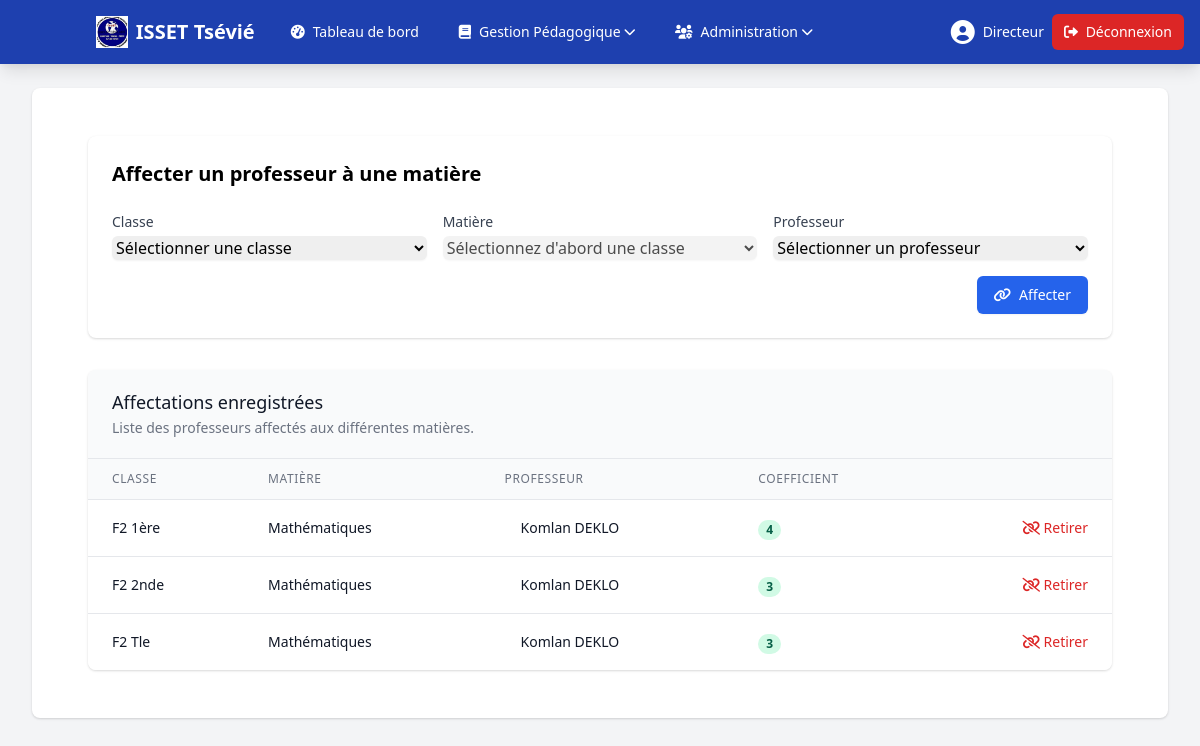
Page /directeur/affectations.php (signed in) on the earlier database version.
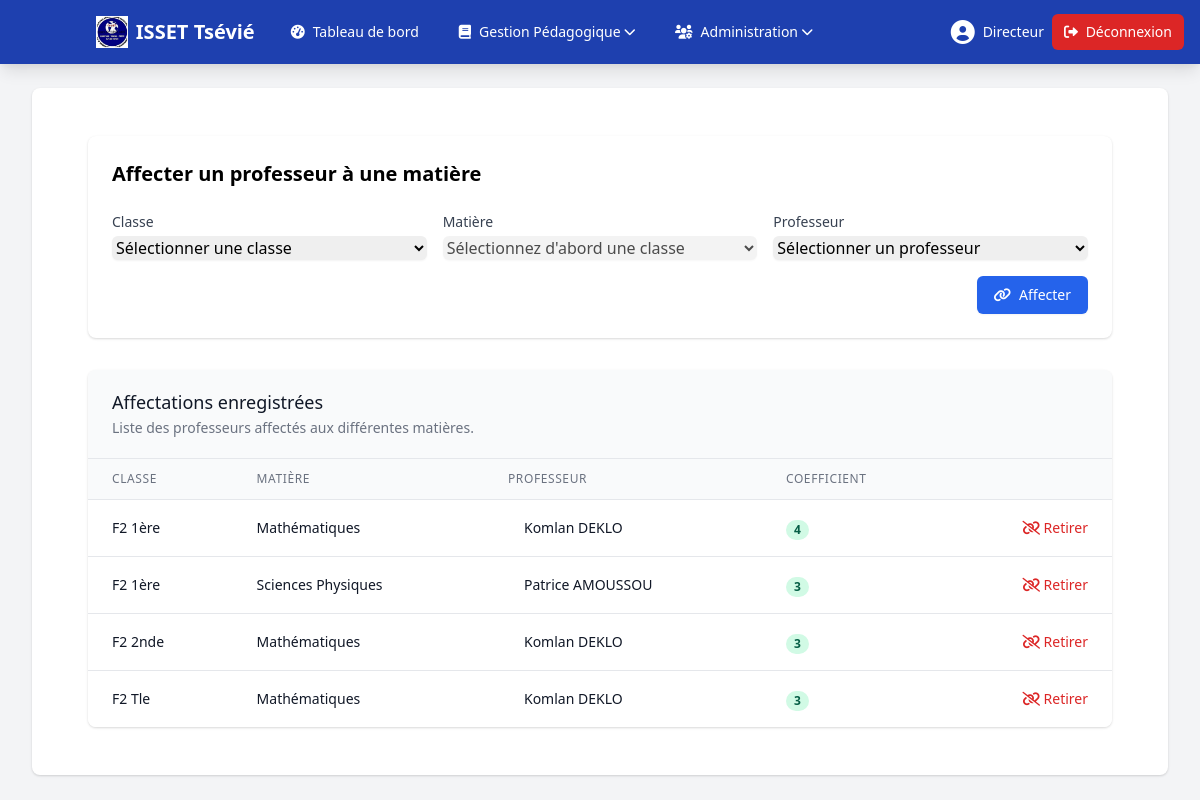
Same page on the later database version.
### tables this page shows
CREATE TABLE IF NOT EXISTS `enseignements` (
  `id` int NOT NULL AUTO_INCREMENT,
  `professeur_id` int DEFAULT NULL,
  `matiere_id` int NOT NULL,
  `created_at` timestamp NULL DEFAULT CURRENT_TIMESTAMP,
  `updated_at` timestamp NULL DEFAULT CURRENT_TIMESTAMP ON UPDATE CURRENT_TIMESTAMP,
  PRIMARY KEY (`id`),
  UNIQUE KEY `unique_affectation` (`professeur_id`,`matiere_id`),
  KEY `fk_enseignements_matiere` (`matiere_id`)
);

CREATE TABLE IF NOT EXISTS `classes` (
  `id` int NOT NULL AUTO_INCREMENT,
  `nom` varchar(50) DEFAULT NULL,
  `niveau` varchar(50) DEFAULT NULL,
  PRIMARY KEY (`id`)
);

CREATE TABLE IF NOT EXISTS `matieres` (
  `id` int NOT NULL AUTO_INCREMENT,
  `nom` varchar(100) DEFAULT NULL,
  `classe_id` int NOT NULL,
  `coefficient` int NOT NULL DEFAULT '1',
  PRIMARY KEY (`id`),
  KEY `classe_id` (`classe_id`)
);

CREATE TABLE IF NOT EXISTS `utilisateurs` (
  `id` int NOT NULL AUTO_INCREMENT,
  `nom` varchar(100) DEFAULT NULL,
  `prenom` varchar(100) DEFAULT NULL,
  `email` varchar(150) DEFAULT NULL,
  `username` varchar(50) DEFAULT NULL,
  `password` varchar(255) DEFAULT NULL,
  `role` enum('directeur','secretaire','professeur') DEFAULT NULL,
  `statut` enum('actif','inactif') DEFAULT 'actif',
  `first_login` tinyint(1) DEFAULT '1',
  `date_creation` datetime DEFAULT CURRENT_TIMESTAMP,
  PRIMARY KEY (`id`),
  UNIQUE KEY `email` (`email`),
  UNIQUE KEY `username` (`username`)
);

### includes/auth.php (called while the page is built, shortened)
<?php
class Auth {
    public function getUserName() {
        return $_SESSION['user_name'] ?? '';
    }
}

### directeur/affectations.php (the view, shortened to what this page needs)
<?php
include 'includes/header.php';
$query = "SELECT e.*, u.nom as prof_nom, u.prenom as prof_prenom,
                 m.nom as matiere_nom, m.coefficient,
                 c.nom as classe_nom, c.niveau as classe_niveau
          FROM enseignements e
          JOIN utilisateurs u ON e.professeur_id = u.id
          JOIN matieres m ON e.matiere_id = m.id
          JOIN classes c ON m.classe_id = c.id
          ORDER BY c.niveau, c.nom, m.nom";
$affectations = $db->query($query)->fetchAll(PDO::FETCH_ASSOC);
?>
<div class="bg-white p-6 rounded-lg shadow mb-8">
    <div class="flex justify-between items-center mb-6">
        <h2 class="text-xl font-semibold">Affecter un professeur à une matière</h2>
    </div>
    <form id="affectationForm" class="space-y-4">
        <div class="grid grid-cols-1 md:grid-cols-3 gap-4">
            <div>
                <label for="classe_id" class="block text-sm font-medium text-gray-700">Classe</label>
                <select id="classe_id" name="classe_id" required
                        class="mt-1 block w-full rounded-md border-gray-300 shadow-sm focus:border-blue-500 focus:ring-blue-500">
                    <option value="">Sélectionner une classe</option>
                </select>
            </div>
            <div>
                <label for="matiere_id" class="block text-sm font-medium text-gray-700">Matière</label>
                <select id="matiere_id" name="matiere_id" required disabled
                        class="mt-1 block w-full rounded-md border-gray-300 shadow-sm focus:border-blue-500 focus:ring-blue-500">
                    <option value="">Sélectionnez d'abord une classe</option>
                </select>
            </div>
            <div>
                <label for="professeur_id" class="block text-sm font-medium text-gray-700">Professeur</label>
                <select id="professeur_id" name="professeur_id" required
                        class="mt-1 block w-full rounded-md border-gray-300 shadow-sm focus:border-blue-500 focus:ring-blue-500">
                    <option value="">Sélectionner un professeur</option>
                </select>
            </div>
        </div>
        <div class="flex justify-end">
            <button type="submit"
                    class="inline-flex items-center px-4 py-2 border border-transparent text-sm font-medium rounded-md shadow-sm text-white bg-blue-600 hover:bg-blue-700 focus:outline-none focus:ring-2 focus:ring-offset-2 focus:ring-blue-500">
                <i class="fas fa-link mr-2"></i> Affecter
            </button>
        </div>
    </form>
</div>
<div class="bg-white shadow overflow-hidden sm:rounded-lg">
    <div class="px-4 py-5 sm:px-6 bg-gray-50">
        <h3 class="text-lg font-medium leading-6 text-gray-900">Affectations enregistrées</h3>
        <p class="mt-1 max-w-2xl text-sm text-gray-500">Liste des professeurs affectés aux différentes matières.</p>
    </div>
    <div class="border-t border-gray-200">
        <div class="overflow-x-auto">
            <table class="min-w-full divide-y divide-gray-200">
                <thead class="bg-gray-50">
                    <tr>
                        <th scope="col" class="px-6 py-3 text-left text-xs font-medium text-gray-500 uppercase tracking-wider">Classe</th>
                        <th scope="col" class="px-6 py-3 text-left text-xs font-medium text-gray-500 uppercase tracking-wider">Matière</th>
                        <th scope="col" class="px-6 py-3 text-left text-xs font-medium text-gray-500 uppercase tracking-wider">Professeur</th>
                        <th scope="col" class="px-6 py-3 text-left text-xs font-medium text-gray-500 uppercase tracking-wider">Coefficient</th>
                        <th scope="col" class="relative px-6 py-3">
                        </th>
                    </tr>
                </thead>
                <tbody class="bg-white divide-y divide-gray-200">
                    <?php if (empty($affectations)): ?>
                        <tr>
                            <td colspan="5" class="px-6 py-4 whitespace-nowrap text-sm text-gray-500 text-center">
                                Aucune affectation n'a été enregistrée pour le moment.
                            </td>
                        </tr>
                    <?php else: ?>
                        <?php foreach ($affectations as $affectation): ?>
                            <tr>
                                <td class="px-6 py-4 whitespace-nowrap">
                                    <div class="text-sm font-medium text-gray-900">
                                        <?php echo htmlspecialchars($affectation['classe_niveau'] . ' ' . $affectation['classe_nom']); ?>
                                    </div>
                                </td>
                                <td class="px-6 py-4 whitespace-nowrap">
                                    <div class="text-sm text-gray-900">
                                        <?php echo htmlspecialchars($affectation['matiere_nom']); ?>
                                    </div>
                                </td>
                                <td class="px-6 py-4 whitespace-nowrap">
                                    <div class="flex items-center">
                                        <div class="ml-4">
                                            <div class="text-sm font-medium text-gray-900">
                                                <?php echo htmlspecialchars($affectation['prof_prenom'] . ' ' . $affectation['prof_nom']); ?>
                                            </div>
                                        </div>
                                    </div>
                                </td>
                                <td class="px-6 py-4 whitespace-nowrap">
                                    <span class="px-2 inline-flex text-xs leading-5 font-semibold rounded-full bg-green-100 text-green-800">
                                        <?php echo $affectation['coefficient']; ?>
                                    </span>
                                </td>
                                <td class="px-6 py-4 whitespace-nowrap text-right text-sm font-medium">
                                    <button class="text-red-600 hover:text-red-900"
                                            onclick="deleteAffectation(<?php echo $affectation['id']; ?>, '<?php echo htmlspecialchars(addslashes($affectation['prof_prenom'] . ' ' . $affectation['prof_nom'] . ' - ' . $affectation['matiere_nom'])); ?>')">
                                        <i class="fas fa-unlink"></i> Retirer
                                    </button>
                                </td>
                            </tr>
                        <?php endforeach; ?>
                    <?php endif; ?>
                </tbody>
            </table>
        </div>
    </div>
</div>
<?php include 'includes/footer.php'; ?>

### directeur/includes/header.php (shortened to what this page needs)
<?php
require_once __DIR__ . '/../../includes/auth.php';
$auth = new Auth($db);
$user_name = $auth->getUserName();
$base_url = '/isset';
$directeur_url = $base_url . '/directeur';
?>
<!DOCTYPE html>
<html lang="fr">
<head>
    <link href="https://cdn.jsdelivr.net/npm/tailwindcss@2.2.19/dist/tailwind.min.css" rel="stylesheet">
    <link rel="stylesheet" href="https://cdnjs.cloudflare.com/ajax/libs/font-awesome/6.0.0/css/all.min.css">
</head>
<body class="bg-gray-100">
    <nav class="bg-blue-800 text-white shadow-lg">
        <div class="max-w-7xl mx-auto px-4">
            <div class="flex justify-between h-16">
                <div class="flex items-center">
                    <div class="flex-shrink-0 flex items-center">
                        <img src="<?php echo $directeur_url; ?>../../images/logo.jpeg" alt="Logo" class="h-8 w-auto ml-20 mr-2">
                        <span class="text-xl font-bold">ISSET Tsévié</span>
                    </div>
                    <div class="hidden md:ml-6 md:flex md:space-x-4">
                        <a href="<?php echo $directeur_url; ?>/index.php" class="px-3 py-2 rounded-md text-sm font-medium <?php echo basename($_SERVER['PHP_SELF']) == 'index.php' ? 'bg-blue-900' : 'hover:bg-blue-700'; ?> flex items-center">
                            <i class="fas fa-tachometer-alt mr-2"></i>
                            Tableau de bord
                        </a>
                        <div class="relative group">
                            <button class="px-3 py-2 rounded-md text-sm font-medium hover:bg-blue-700 flex items-center">
                                <i class="fas fa-book mr-2"></i>
                                Gestion Pédagogique
                                <i class="fas fa-chevron-down ml-1 text-xs"></i>
                            </button>
                        </div>
                        <div class="relative group">
                            <button class="px-3 py-2 rounded-md text-sm font-medium hover:bg-blue-700 flex items-center">
                                <i class="fas fa-users-cog mr-2"></i>
                                Administration
                                <i class="fas fa-chevron-down ml-1 text-xs"></i>
                            </button>
                        </div>
                    </div>
                </div>
                <div class="flex items-center">
                    <div class="hidden md:ml-4 md:flex-shrink-0 md:flex md:items-center">
                        <div class="relative">
                            <div class="flex items-center text-sm rounded-full text-white focus:outline-none">
                                <i class="fas fa-user-circle text-2xl mr-2"></i>
                                <span class="mr-2"><?php echo htmlspecialchars($user_name ?? 'Directeur'); ?></span>
                                <a href="<?php echo $base_url; ?>/logout.php" class="text-white hover:text-gray-200 px-3 py-2 rounded-md text-sm font-medium bg-red-600 hover:bg-red-700">
                                    <i class="fas fa-sign-out-alt mr-1"></i>
                                    Déconnexion
                                </a>
                            </div>
                        </div>
                    </div>
                </div>
            </div>
        </div>
    </nav>
    <div class="max-w-7xl mx-auto px-4 sm:px-6 lg:px-8 py-6">
        <div class="bg-white shadow rounded-lg p-6">
            <main class="max-w-7xl mx-auto py-6 sm:px-6 lg:px-8">

### directeur/includes/footer.php (shortened to what this page needs)
            </main>
        </div>
    </div>
</body>
</html>

Differences in the rows shown:
added enseignements: classes.niveau+nom "F2 1ère", matiere.nom "Sciences Physiques", utilisateurs.prenom+nom "Patrice AMOUSSOU", matiere.coefficient "3"
